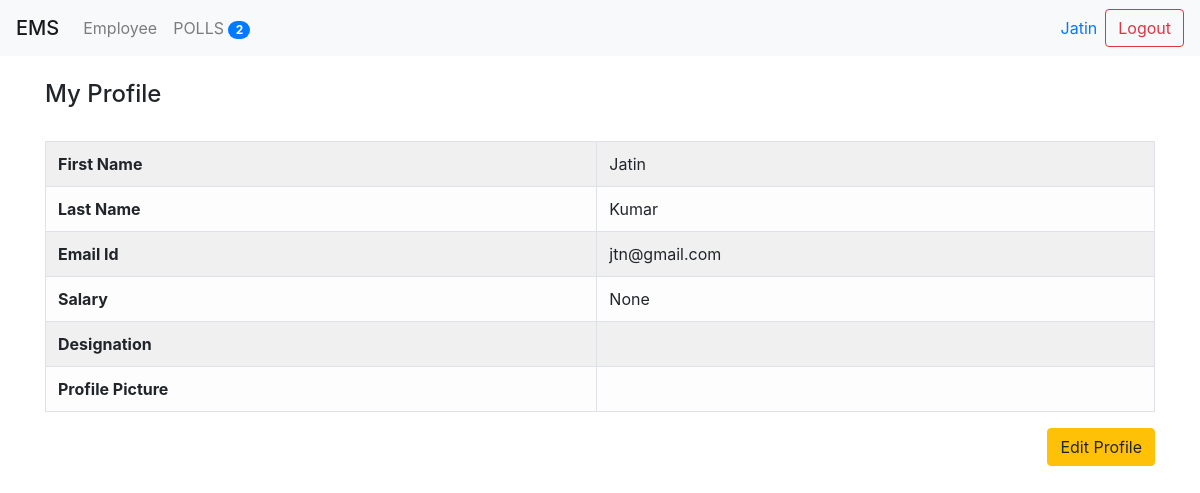
Before: /profile/ (signed in) with the older database file.
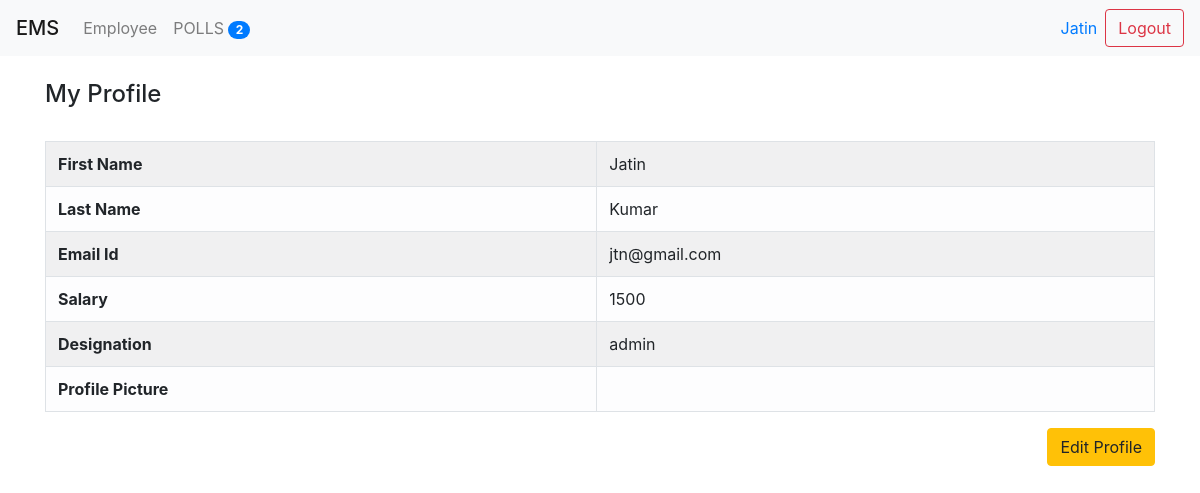
After: the same page with the newer database file.
### employee/models.py (models this page shows, shortened)
class Profile(models.Model):
    user = models.OneToOneField(User, on_delete=models.CASCADE)
    designation = models.CharField(max_length = 20, null = False, blank = False)
    salary = models.IntegerField(null = True, blank = True)
    picture = models.ImageField(upload_to='pictures/%Y/%m/%d/', max_length=255, null = True, blank = True)
    class Meta:
        ordering = ('-salary',)     # - is for descending order

### employee/views.py (the view)
# urls.py: path('profile/', MyProfile.as_view(), name = 'my_profile'),
class MyProfile(DetailView):
    template_name = 'auth/profile.html'
    def get_object(self):
        return self.request.user.profile

### poll/context_processors.py (called while the page is built)
def polls_count(request):
    count = Question.objects.count()
    return {'polls_count': count}

### poll/templatetags/poll_extras.py (called while the page is built)
def upper(value):
    return value.upper()

### ems/templates/auth/profile.html (shortened to what this page needs)
{% extends 'base.html' %}
{% block content %}
<br>
<h4>My Profile</h4><br>
    <table class="table table-light table-bordered table-striped">
        <tbody>
            <tr>
                <th>First Name</th>
                <td>{{object.user.first_name}}</td>
            </tr>
            <tr>
                <th>Last Name</th>
                <td>{{object.user.last_name}}</td>
            </tr>
            <tr>
                <th>Email Id</th>
                <td>{{object.user.email}}</td>
            </tr>
            <tr>
                <th>Salary</th>
                <td>{{object.salary}}</td>
            </tr>
            <tr>
                <th>Designation</th>
                <td>{{object.designation}}</td>
            </tr>
            <tr>
                <th>Profile Picture</th>
                <td>
                </td>
            </tr>
        </tbody>
    </table>
    <div class="text-right">
        <a class="btn btn-warning" href="{%  url 'update_profile' %}">Edit Profile</a>
    </div>
{% endblock content %}

Changed rows visible on the page:
changed Profile "Jatin": salary "None" → "1500"; designation (not shown) → "admin"
